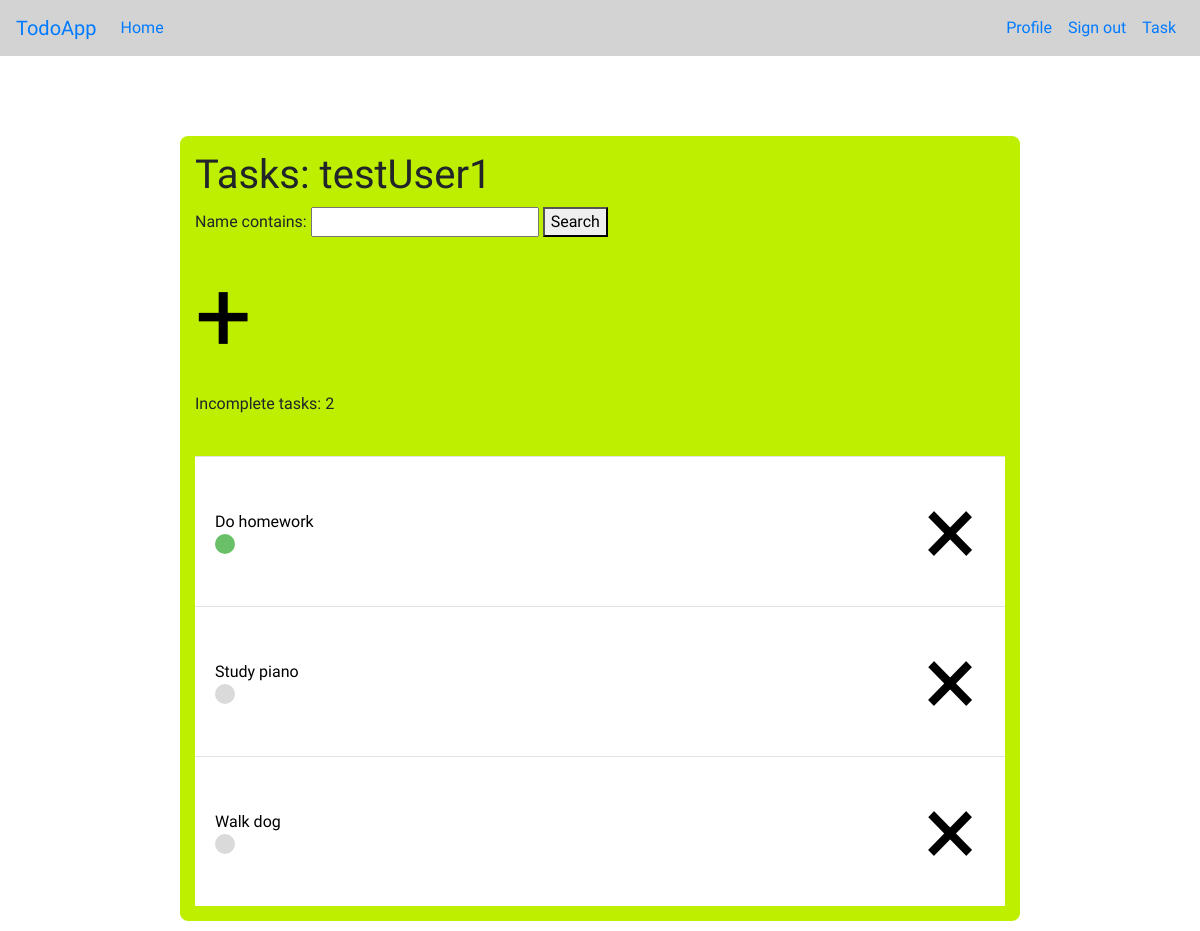
The app's page / (signed in), older data.
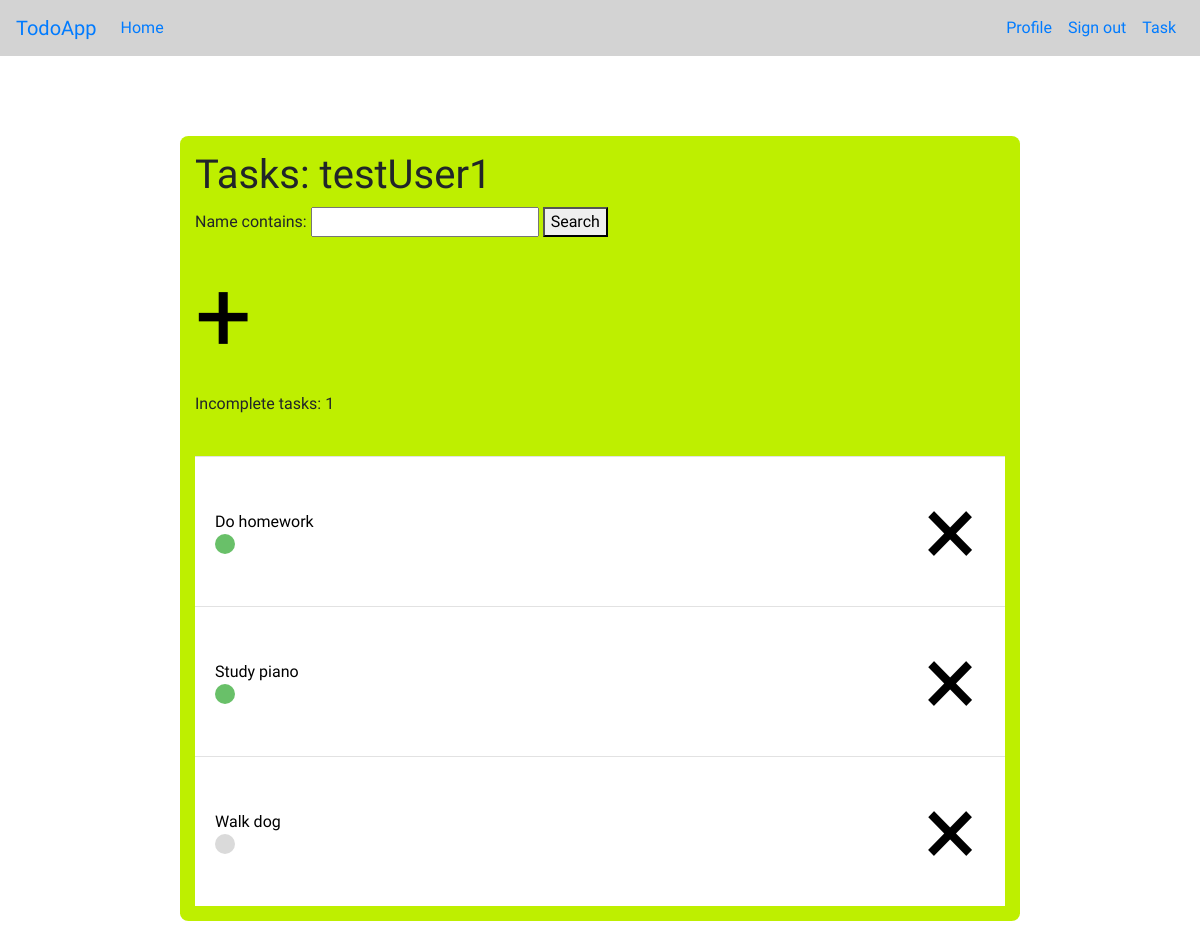
The same page, newer data.
### todo/models.py (models this page shows, shortened)
class Task(models.Model):
    name = models.CharField(max_length=100)
    status = models.BooleanField(default=False)
    desc = models.TextField(default=None)
    author = models.ForeignKey(User, on_delete=models.CASCADE)

### todo/views.py (the view)
# urls.py: path('', views.TaskListView.as_view(template_name='todo/home.html'), name='todo-home'),
class TaskListView(LoginRequiredMixin, ListView):
    queryset = Task.objects.all()
    context_object_name = 'tasks'
    def get_queryset(self):
        queryset = super().get_queryset()
        self.filterset = TodoFilter(self.request.GET, queryset=queryset)
        return self.filterset.qs
    def get_context_data(self, **kwargs):
        context = super().get_context_data(**kwargs)
        context['tasks'] = context['tasks'].filter(author=self.request.user)
        context['form'] = self.filterset.form
        context['count'] = 0
        for task in context['tasks']:
            if task.status == False:
                context['count'] += 1
        return context

### todo/templates/todo/home.html (shortened to what this page needs)
{% extends 'todo/base.html' %}
{% block content %}
    <div class="task-heading">
        <h1>Tasks: {{ user }}</h1>
        <form method="GET">
            {{ form }}
            <button type="submit">Search</button>
        </form>
        <a class="add-icon" href="{% url 'task-create' %}">&#43;</a>
        <p>Incomplete tasks: {{ count }}</p>
    </div>
    <br>
    <div class="tasks-container">
    {% for task in tasks %}
        <div class="task-wrapper">
            <div>
                <a class="task-link" href="{% url 'task-detail' task.id %}">{{ task.name }}</a>
                {% if task.status %}
                    <div class="task-complete-icon"></div>
                {% else %}
                    <div class="task-incomplete-icon"></div>
                {% endif %}
            </div>
            <a class="mr-2 delete-icon" href="{% url 'task-delete' task.id %}">&#215;</a>
        </div>
    {% endfor %}
    </div>
{% endblock content %}

Row changes from the older to the newer data that the page shows:
changed Task "Study piano": status False → True (drawn)
Text that changed along with them:
{{ count }}: "2" → "1"
